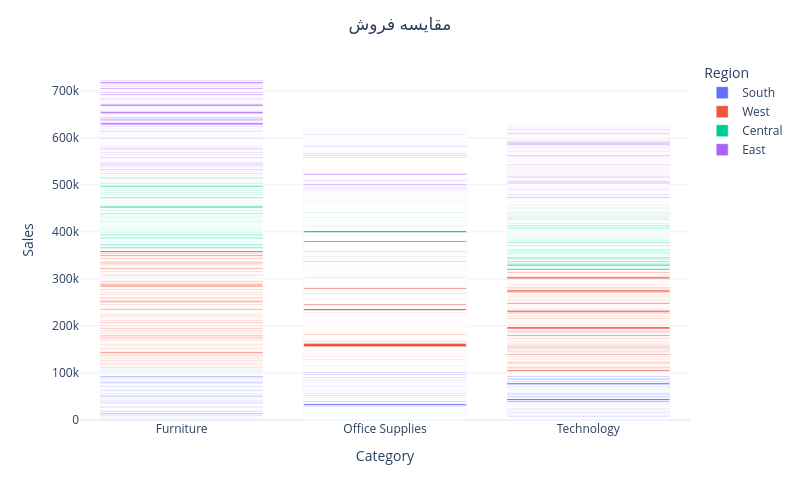
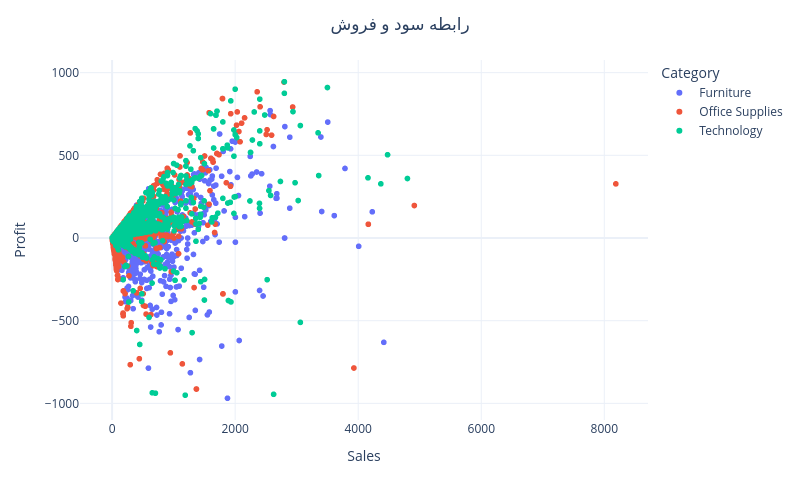
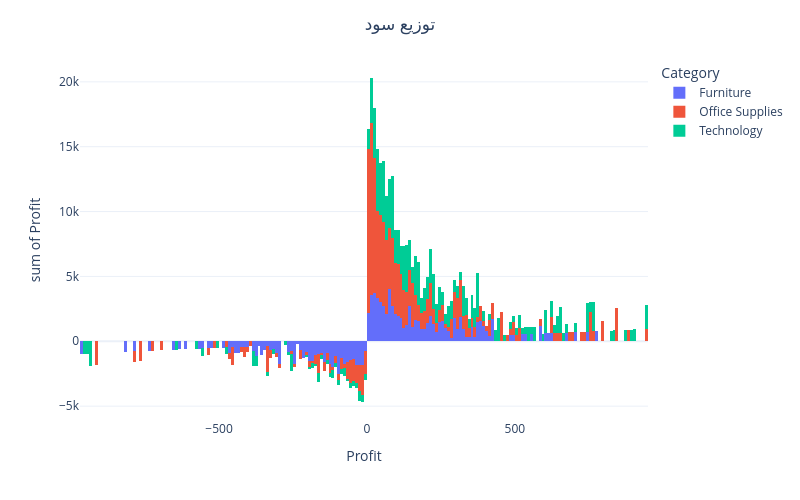

The notebook cell saved with these charts, in order:
### Code cell
# ۱. ساخت و ذخیره نمودار میلهای
fig_bar = viz.plot_bar(df, x='Category', y='Sales', color='Region', title='مقایسه فروش')
fig_bar.show()
viz.save_interactive_html(fig_bar, "superstore_bar_chart")

# ۲. ساخت و ذخیره نمودار پراکندگی
fig_scatter = viz.plot_scatter(df, x='Sales', y='Profit', color='Category', title='رابطه سود و فروش')
fig_scatter.show()
viz.save_interactive_html(fig_scatter, "superstore_scatter_plot")

# ۳. ساخت و ذخیره نمودار هیستوگرام
fig_hist = viz.plot_histogram(df, x='Profit', y='Profit', color='Category', title='توزیع سود')
fig_hist.show()
viz.save_interactive_html(fig_hist, "superstore_profit_histogram")

### Figure 1 — Plotly figure (JSON) as saved in the notebook; plotly's stock layout.template omitted (floating-point values rounded to 4 significant figures; data arrays with more than 128 entries replaced by an {"elided": "..."} marker saying what was removed)
{"data": [{"hovertemplate": "Region=South<br>Category=%{x}<br>Sales=%{y}<extra></extra>", "legendgroup": "South", "marker": {"color": "#636efa", "pattern": {"shape": ""}}, "name": "South", "orientation": "v", "showlegend": true, "textposition": "auto", "type": "bar", "x": {"elided": "1601 str values"}, "xaxis": "x", "y": {"elided": "1601 float values"}, "yaxis": "y"}, {"hovertemplate": "Region=West<br>Category=%{x}<br>Sales=%{y}<extra></extra>", "legendgroup": "West", "marker": {"color": "#EF553B", "pattern": {"shape": ""}}, "name": "West", "orientation": "v", "showlegend": true, "textposition": "auto", "type": "bar", "x": {"elided": "3193 str values"}, "xaxis": "x", "y": {"elided": "3193 float values"}, "yaxis": "y"}, {"hovertemplate": "Region=Central<br>Category=%{x}<br>Sales=%{y}<extra></extra>", "legendgroup": "Central", "marker": {"color": "#00cc96", "pattern": {"shape": ""}}, "name": "Central", "orientation": "v", "showlegend": true, "textposition": "auto", "type": "bar", "x": {"elided": "2308 str values"}, "xaxis": "x", "y": {"elided": "2308 float values"}, "yaxis": "y"}, {"hovertemplate": "Region=East<br>Category=%{x}<br>Sales=%{y}<extra></extra>", "legendgroup": "East", "marker": {"color": "#ab63fa", "pattern": {"shape": ""}}, "name": "East", "orientation": "v", "showlegend": true, "textposition": "auto", "type": "bar", "x": {"elided": "2820 str values"}, "xaxis": "x", "y": {"elided": "2820 float values"}, "yaxis": "y"}], "layout": {"barmode": "relative", "height": 500, "legend": {"title": {"text": "Region"}, "tracegroupgap": 0}, "margin": {"t": 60}, "title": {"text": "مقایسه فروش", "x": 0.5}, "width": 800, "xaxis": {"anchor": "y", "domain": [0, 1], "title": {"text": "Category"}}, "yaxis": {"anchor": "x", "domain": [0, 1], "title": {"text": "Sales"}}}}

### Figure 2 — Plotly figure (JSON) as saved in the notebook; plotly's stock layout.template omitted (floating-point values rounded to 4 significant figures; data arrays with more than 128 entries replaced by an {"elided": "..."} marker saying what was removed)
{"data": [{"hovertemplate": "Category=Furniture<br>Sales=%{x}<br>Profit=%{y}<extra></extra>", "legendgroup": "Furniture", "marker": {"color": "#636efa", "symbol": "circle"}, "mode": "markers", "name": "Furniture", "showlegend": true, "type": "scattergl", "x": {"elided": "2115 float values"}, "xaxis": "x", "y": {"elided": "2115 float values"}, "yaxis": "y"}, {"hovertemplate": "Category=Office Supplies<br>Sales=%{x}<br>Profit=%{y}<extra></extra>", "legendgroup": "Office Supplies", "marker": {"color": "#EF553B", "symbol": "circle"}, "mode": "markers", "name": "Office Supplies", "showlegend": true, "type": "scattergl", "x": {"elided": "5995 float values"}, "xaxis": "x", "y": {"elided": "5995 float values"}, "yaxis": "y"}, {"hovertemplate": "Category=Technology<br>Sales=%{x}<br>Profit=%{y}<extra></extra>", "legendgroup": "Technology", "marker": {"color": "#00cc96", "symbol": "circle"}, "mode": "markers", "name": "Technology", "showlegend": true, "type": "scattergl", "x": {"elided": "1812 float values"}, "xaxis": "x", "y": {"elided": "1812 float values"}, "yaxis": "y"}], "layout": {"height": 500, "legend": {"title": {"text": "Category"}, "tracegroupgap": 0}, "margin": {"t": 60}, "title": {"text": "رابطه سود و فروش", "x": 0.5}, "width": 800, "xaxis": {"anchor": "y", "domain": [0, 1], "title": {"text": "Sales"}}, "yaxis": {"anchor": "x", "domain": [0, 1], "title": {"text": "Profit"}}}}

### Figure 3 — Plotly figure (JSON) as saved in the notebook; plotly's stock layout.template omitted (floating-point values rounded to 4 significant figures; data arrays with more than 128 entries replaced by an {"elided": "..."} marker saying what was removed)
{"data": [{"bingroup": "x", "histfunc": "sum", "hovertemplate": "Category=Furniture<br>Profit=%{x}<br>sum of Profit=%{y}<extra></extra>", "legendgroup": "Furniture", "marker": {"color": "#636efa", "pattern": {"shape": ""}}, "name": "Furniture", "orientation": "v", "showlegend": true, "type": "histogram", "x": {"elided": "2115 float values"}, "xaxis": "x", "y": {"elided": "2115 float values"}, "yaxis": "y"}, {"bingroup": "x", "histfunc": "sum", "hovertemplate": "Category=Office Supplies<br>Profit=%{x}<br>sum of Profit=%{y}<extra></extra>", "legendgroup": "Office Supplies", "marker": {"color": "#EF553B", "pattern": {"shape": ""}}, "name": "Office Supplies", "orientation": "v", "showlegend": true, "type": "histogram", "x": {"elided": "5995 float values"}, "xaxis": "x", "y": {"elided": "5995 float values"}, "yaxis": "y"}, {"bingroup": "x", "histfunc": "sum", "hovertemplate": "Category=Technology<br>Profit=%{x}<br>sum of Profit=%{y}<extra></extra>", "legendgroup": "Technology", "marker": {"color": "#00cc96", "pattern": {"shape": ""}}, "name": "Technology", "orientation": "v", "showlegend": true, "type": "histogram", "x": {"elided": "1812 float values"}, "xaxis": "x", "y": {"elided": "1812 float values"}, "yaxis": "y"}], "layout": {"barmode": "relative", "height": 500, "legend": {"title": {"text": "Category"}, "tracegroupgap": 0}, "margin": {"t": 60}, "title": {"text": "توزیع سود", "x": 0.5}, "width": 800, "xaxis": {"anchor": "y", "domain": [0, 1], "title": {"text": "Profit"}}, "yaxis": {"anchor": "x", "domain": [0, 1], "title": {"text": "sum of Profit"}}}}
